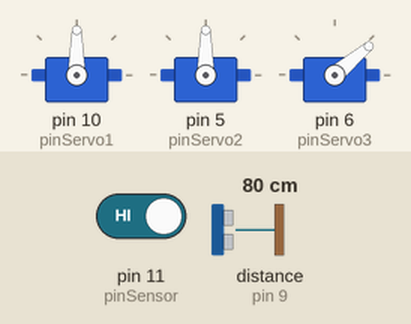
Simulated run of this sketch. Board: Arduino Uno, built with avr-gcc and run on an emulated ATmega328P. Shown: 3 × servo. The inputs (shaded band) are chosen by the test bench; at power-on: pin 11 (pinSensor) HIGH, distance to the obstacle (sensor on pin 9) 80 cm. The echo pulse lasts 58.3 µs per cm.

Above: at 0.12 s.
At 0.8 s:
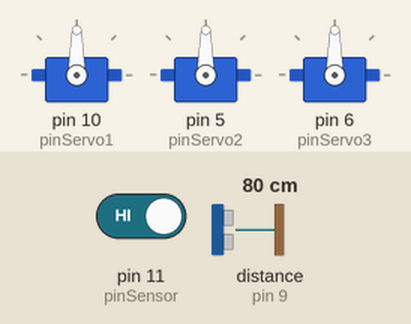
Timing chart, 0 to 2.3 s (numbered marks = the images above):
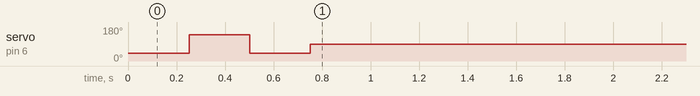

The sketch:

EasyBotDS.ino
```cpp
/*
 * Q1234
 * AUTOR:   BrincandoComIdeias
 * LINK:    https://www.youtube.com/brincandocomideias ; https://cursodearduino.net/
 * SKETCH:  EasyBotDS - Controle PS2
 * VERSÃO:  1.0.0
 * DATA:    27/08/2018
 */

// INCLUSÃO DE BIBLIOTECAS
#include <PS2X_lib.h>
#include <Servo.h>
#include <HCSR04.h>

// DEFINIÇÃO DOS PINOS DOS SERVOS
#define pinServo1 10
#define pinServo2 5
#define pinServo3 6

// DEFINIÇÃO DOS PINOS DO CONTROLE
#define pinClock 2
#define pinComando 4
#define pinAtencao 3
#define pinData 7

// DEFINIÇÃO DOS PINOS DO HC-SR E DISTANCIA MINIMA EM CM PARA SEGURANÇA
#define pinTrig 8
#define pinEcho 9
#define minDist 15

// DEFINIÇÃO DOS PINOS DO SENSOR DE REFLETANCIA
#define pinSensor 11

// DEFINIÇÃO DOS ANGULOS DOS SERVOS
#define positivoMax 0
#define parado 90
#define negativoMax 180


// INSTANCIANDO OBJETOS
Servo servoEsquerda; // SERVO ROTAÇÃO CONTÍNUA MOTOR DA ESTEIRA ESQUERDA
Servo servoDireita;  // SERVO ROTAÇÃO CONTÍNUA MOTOR DA ESTEIRA DIREITA
Servo servoCabeca;   // SERVO 180º MOTOR DA CABEÇA
PS2X controlePS;             // CONTROLE DE PLAYSTATION 2
HCSR04 sensorDistancia( pinTrig, pinEcho); // SENSOR ULTRASONICO

// INICIANDO VARIÁVEIS GLOBAIS
unsigned long tempoLeitura = 0; // VARIAVEL PARA CONTROLAR TEMPO DE LEITURA DO HCSR04
float distObstaculo = 30;    // VARIÁVEL PARA ARMAZENAR DISTANCIA DOS OBSTÁCULOS
bool terraFirme;             // VÁRIÁVEL PARA CHECAR SE HÁ CHÃO A FRENTE DO ROBO
bool perigo = false;         // VARIÁVEL PARA CONTROLE DE SEGURANÇA

int error = 0;              // CHECAR ERRO NA CONFIGURAÇÃO DO CONTROLE
byte type = 0;              // CHECAR TIPO DE CONTROLE
byte vibrate = 0;           // CONFIGURAR VIBRAÇÃO DO CONTROLE

byte lidoEx;  //GUARDA A LEITURA DO EIXO DO JOYSTICK
byte lidoEy;  //GUARDA A LEITURA DO EIXO DO JOYSTICK
byte lidoDx;  //GUARDA A LEITURA DO EIXO DO JOYSTICK
byte lidoDy;  //GUARDA A LEITURA DO EIXO DO JOYSTICK

byte exAnt;   //GUARDA A ULTIMA POSICAO DO EIXO ANALOGICO PARA COMPARAR COM A ATUAL E FILTRAR PICOS DE INTERFERENCIA
byte eyAnt;   //GUARDA A ULTIMA POSICAO DO EIXO ANALOGICO PARA COMPARAR COM A ATUAL E FILTRAR PICOS DE INTERFERENCIA
byte dxAnt;   //GUARDA A ULTIMA POSICAO DO EIXO ANALOGICO PARA COMPARAR COM A ATUAL E FILTRAR PICOS DE INTERFERENCIA
byte dyAnt;   //GUARDA A ULTIMA POSICAO DO EIXO ANALOGICO PARA COMPARAR COM A ATUAL E FILTRAR PICOS DE INTERFERENCIA

void setup(){
  //Serial.begin(9600); // INICIA MONITOR SERIAL

  // CONFIGURANDO PINOS DOS SERVOS
  servoEsquerda.attach(pinServo1);
  servoDireita.attach(pinServo2);
  servoCabeca.attach(pinServo3);

  // FUNÇÃO PARA INICIAR E CHECAR CONTROLE VERIFICAR NO MONITOR SERIAL SE HÁ ERROS
  checarControle();

  // CONFIGURAÇÃO DO SENSOR DE REFLETÂNCIA
  pinMode(pinSensor, INPUT);
  Serial.begin(115200);
}

void loop(){

  controlePS.read_gamepad(); // LER ESTADO DO CONTROLE DE PS2
  lidoEy = controlePS.Analog(PSS_LY); // ARMAZENA O VALOR LIDO PELO ANALÓGICO DA ESQUERDA NO EIXO Y
  lidoEx = controlePS.Analog(PSS_LX); // ARMAZENA O VALOR LIDO PELO ANALÓGICO DA ESQUERDA NO EIXO X
  lidoDx = controlePS.Analog(PSS_RX); // ARMAZENA O VALOR LIDO NO EIXO X DO ANALÓGICO DA DIREITA

  if ( (lidoEy == 255) && (eyAnt < 130) ) { lidoEy = eyAnt; eyAnt = 255;} else eyAnt = lidoEy;  //FILTRO DE INTERFERENCIAS
  if ( (lidoEx == 255) && (exAnt < 130) ) { lidoEx = exAnt; exAnt = 255;} else exAnt = lidoEx;  //FILTRO DE INTERFERENCIAS
  if ( (lidoDx == 255) && (dxAnt < 130) ) { lidoDx = dxAnt; dxAnt = 255;} else dxAnt = lidoDx;  //FILTRO DE INTERFERENCIAS

  checarPerigo(); // VERIFICA SE TEM PERIGO A FRENTE
  moverEasyds(); // CONTROLA OS SERVOS DE 360° DAS ESTEIRAS
  moverCabeca(); // CONTROLA O SERVO DE 180° DA CABEÇA

  delay(50);
}

//FUNÇÃO MOVIMENTO MANUAL DO EASYDS
void moverEasyds(){

  int anguloEy = map(lidoEy, 0 , 255, 0, 180);       // CONVERTE VALORES LIDO PARA A FAIXA DO SERVO
  int anguloEx = map(lidoEx, 0 , 255, -90, 90);      // CONVERTE VALORES LIDO PARA A FAIXA DE AJUSTE DE DIRECAO COM ZERO NO CENTRO

  int anguloServoE = anguloEy - anguloEx;  //DESCONTA O EIXO X PARA AJUSTAR A DIREÇAO
  int anguloServoD = anguloEy + anguloEx;  //SOMA O EIXO X PARA AJUSTAR A DIREÇAO

  if (perigo) {  //SE HOUVER PERIGO, NAO DEIXA SEGUIR PARA FRENTE (SEGURANÇA DUPLA PORQUE AO ENCONTRAR PERIGO ELE VOLTA PARA TRÁS)
     anguloServoE = max(anguloServoE, 90);
     anguloServoD = max(anguloServoD, 90);
  }

  servoEsquerda.write(180 - anguloServoE); //INVERTE O VALOR PARA EXECUTAR O MOVIMENTO CORRETO
  servoDireita.write(anguloServoD);
}

// FUNÇÃO DE CONTROLE DA CABEÇA
void moverCabeca(){

  byte anguloCabeca = map(lidoDx, 0, 255, 180, 0); // CONVERTE O VALOR PARA FAIXA DE TRABALHO DO SERVO
  servoCabeca.write(anguloCabeca);          // MOVE A CABEÇA PARA O VALOR DE ANGULO CORRESPONDENTE COM VELOCIDADE 80
}

//FUNÇÃO PARA BALANCAR CABEÇA
void naoCabeca(){

  //servoEsquerda.write(180-negativoMax);  // MOVIMENTA PARA TRÁS
  //servoDireita.write(negativoMax);       // MOVIMENTA PARA TRÁS

  //delay(500);

  //servoEsquerda.write(parado); // PARA O SERVO
  //servoDireita.write(parado);  // PARA O SERVO

  servoCabeca.write(40);
  delay(250);
  servoCabeca.write(140);
  delay(250);
  servoCabeca.write(40);
  delay(250);
  //servoCabeca.write(140);
  //delay(250);
  servoCabeca.write(90);
  delay(250);
}

//FUNÇÃO PARA CHECAR PERIGO
void checarPerigo(){
  if ( (millis() - tempoLeitura) > 500){ // LER DISTANCIA A CADA 500 MILISEGUNDOS
      distObstaculo = sensorDistancia.dist(); // LEITURA DA DISTÂNCIA EM CM DO OBSTÁCULO À FRENTE
      tempoLeitura = millis(); // ATRIBUI O VALOR ATUAL DE MILLIS À VARIÁVEL DE CONTROLE
  }

  terraFirme = !digitalRead(pinSensor);   // VERIFICA SE TEM CHÃO À FRENTE

  if ( (distObstaculo < minDist) || !terraFirme) { // PARA O ROBO CASO NÃO TENHA CHÃO OU ENCONTRE UM OBSTÁCULO PERTO
    if (!perigo) {
      perigo = true; // GUARDA VALOR PARADO PARA LEMBRAR QUE TEM OBSTÁCULO À FRENTE DURANTE A PRÓXIMA EXECUÇÃO DO LOOP
      servoDireita.write(parado);
      servoEsquerda.write(parado);
      naoCabeca();
    }
  } else {
    perigo = false;
  }
}

//FUNÇÃO DE CONFIGURAÇÃO E RETORNO DO CONTROLE
void checarControle(){
  //CONFIGURANDO PINO DO CONTROLE PARA CHECAR ERROS
  error = controlePS.config_gamepad(pinClock,pinComando,pinAtencao,pinData, true, true);

  //MENSAGENS DE STATUS DO CONTROLE
  switch(error){
    case 0:
      Serial.println("Controle encontrado e configurado com sucesso!");
      break;
    case 1:
      Serial.println("Nenhum controle encontrado, verifique os cabos, acesse www.billporter.info para mais informacoes");
      break;
    case 2:
      Serial.println("Controle encontrado mas comandos nao funcionam. acesse www.billporter.info para mais informacoes");
      break;
    case 3:
      Serial.println("Controle recusou comando de pressao. ");
      break;
  }
  //CHECAR O TIPO DE CONTROLE
  type = controlePS.readType();
  switch(type){
    case 0:
      Serial.println("Tipo desconhecido");
      break;
    case 1:
      Serial.println("Controle DualShock encontrado");
      break;
    case 2:
      Serial.println("Controle GuitarHero encontrado");
      break;
     }

}
```

Measured:
- by itself, servo on pin 6 (pinServo3): 40° → 140° at 0.25 s, → 40° 0.25 s later, → 90° 0.25 s later
